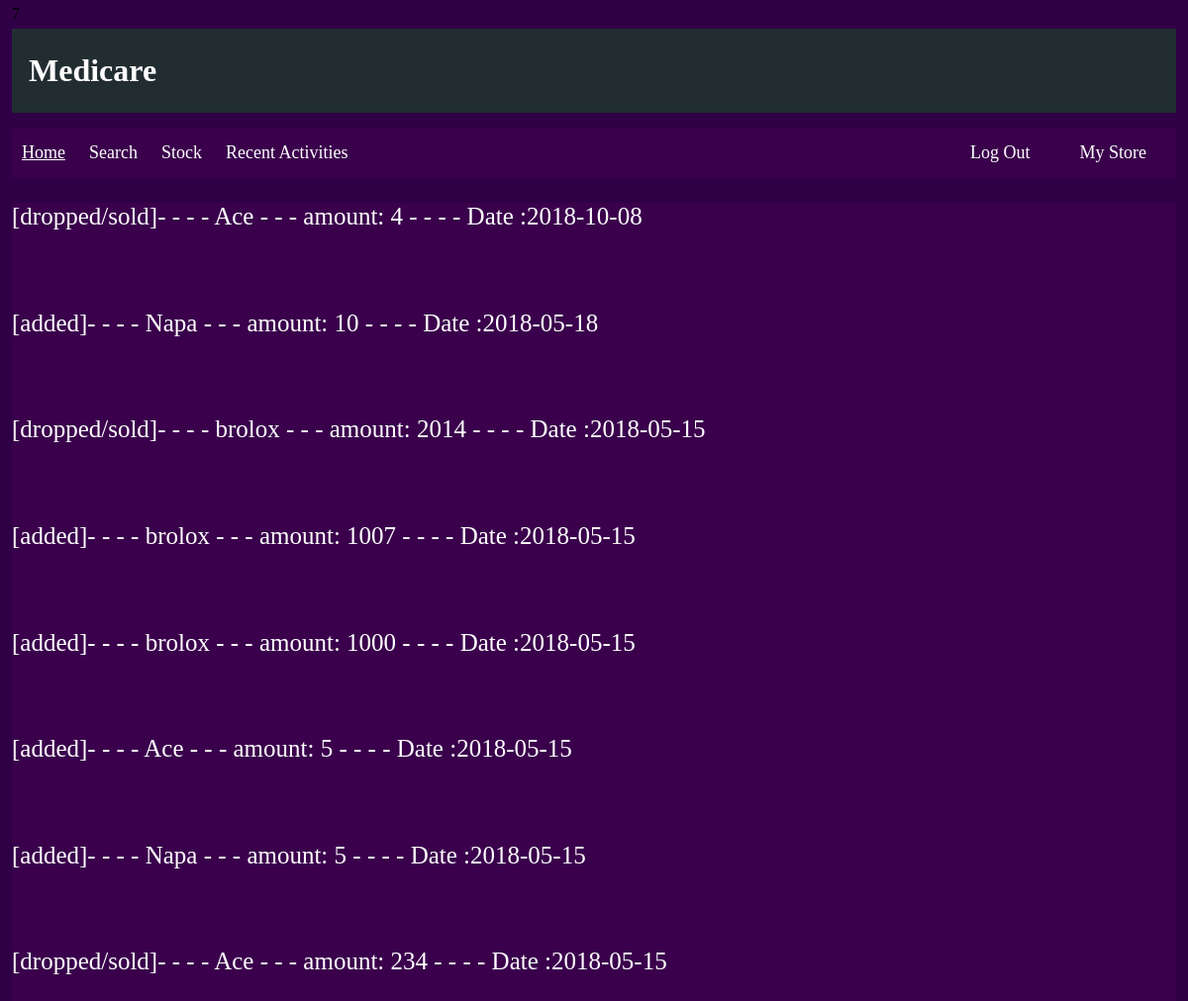
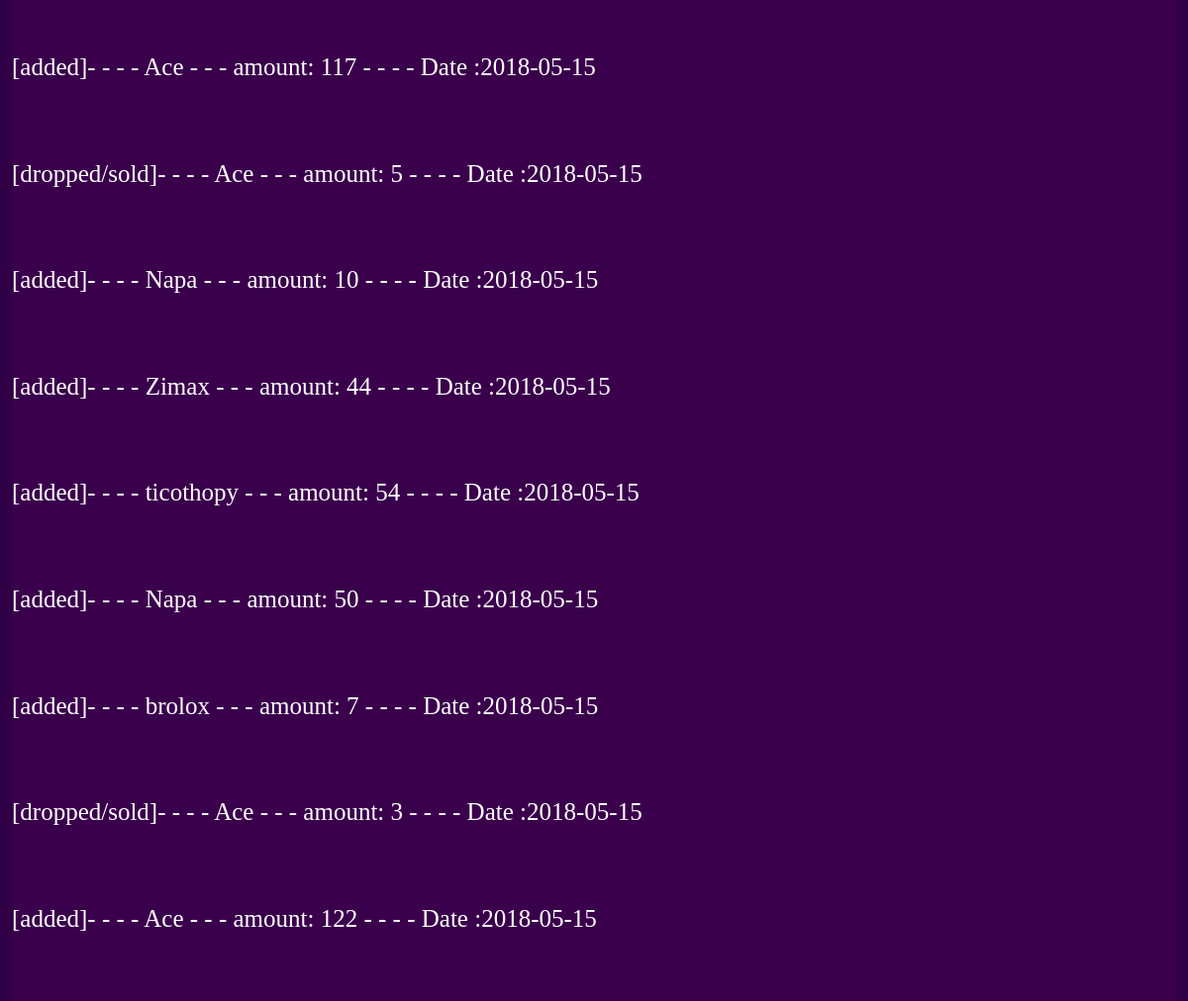
Screenshot of /medicare/view/recent.php (signed in) with the database file from the repository (2 pictures, top to bottom).
### tables this page shows
CREATE TABLE `recent_update` (
  `id` int(11) NOT NULL,
  `store_id` int(11) NOT NULL,
  `product_name` varchar(50) NOT NULL,
  `prev_amount` int(11) NOT NULL,
  `new_amount` int(11) NOT NULL,
  `modify_date` date NOT NULL
);

### medicare/view/recent.php (the view, shortened to what this page needs)
<?php
  $storeID = $_SESSION['storeID'];
  $host =  'localhost';
  $user = 'root';
  $password = '123456';
  $dbname = 'medicare';
  $dsn = 'mysql:host='. $host .';dbname='. $dbname;
  $pdo = new PDO($dsn, $user, $password);
  $pdo->setAttribute(PDO::ATTR_DEFAULT_FETCH_MODE, PDO::FETCH_OBJ);
  $pdo->setAttribute(PDO::ATTR_EMULATE_PREPARES, false);
?>
<!DOCTYPE html>
<html>
<head>
  <link rel="stylesheet" type="text/css" href="css/style1.css">
</head>
<body>
  <header id="main-header">
    <div class="container">
      <h1>Medicare</h1>
    </div>
  </header>
  <nav id="navbar">
    <div class="container">
      <ul>
        <li><a href="indexUser.php"><u>Home</u></a></li>
        <li><a href="search.php">Search</a></li>
        <li><a href="stock.php">Stock</a></li>
        <li><a href="recent.php">Recent Activities</a></li>
        <li><a href="mystore.php">My Store</a></li>
        <li><a href="index.php">Log Out</a></li>
      </ul>
    </div>
  </nav>
  <nav id="navbar">
    <div class="container">
      <div class="form-group">
      <?php
        $sql = 'SELECT * FROM recent_update where store_id=? order by id desc' ;
        $stmt = $pdo->prepare($sql);
        $stmt->execute([$storeID]);
        $posts = $stmt->fetchAll();
        foreach($posts as $post){
          if($post->prev_amount - $post->new_amount>0)
          {
            $changedval = ($post->prev_amount - $post->new_amount);
            echo '<p>[dropped/sold]- - - - '. $post->product_name." - - - amount: ".$changedval." - - - - Date :".$post->modify_date.'</p><br>';
          }
          else
          {
            $changedval = ($post->prev_amount - $post->new_amount)*-1;
            echo '<p>[added]- - - - '. $post->product_name." - - - amount: ".$changedval." - - - - Date :".$post->modify_date.'</p><br>';
          }
        }
       ?>
     </div>
     </div>
   </nav>
</body>
</html>

### medicare/view/css/style1.css (style rules this page uses)
body { background-image: url("../images/Back3.png"); background-color: black; background-size: cover; background-repeat: no-repeat; position: relative; width: 98%; height: 610px; margin:auto; line-height: 1.8em; }
.container { width:90%; margin:auto; overflow:hidden; }
#main-header { background-color:rgba(0,150,0,0.3); color:#fff; font-family: verdana; padding:7px; margin:0; border:none; }
#main-header h1 { padding-left: 10px; }
#navbar { background-color:rgba(102,0,102,0.2); color:#fff; font-family: verdana; margin:0; border:none; }
#navbar ul { padding:10px; list-style: none; }
#navbar li { display:inline; }
#navbar li:nth-child(5) { float:right; }
#navbar li:nth-child(6) { float:right; padding-right: 30px; }
#navbar a { color:#fff; text-decoration: none; font-size:18px; padding-right:20px; }
.form-group { color:#FFF; text-decoration: bold; font-size: 25px; padding-bottom: 15px; }

### rows the page displays
recent_update: product_name "Ace", changedval "4", modify_date "2018-10-08"
recent_update: product_name "Napa", changedval "10", modify_date "2018-05-18"
recent_update: product_name "brolox", prev_amount "2014", modify_date "2018-05-15"
recent_update: product_name "brolox", prev_amount "1007", modify_date "2018-05-15"
recent_update: product_name "brolox", changedval "1000", modify_date "2018-05-15"
recent_update: product_name "Ace", new_amount "5", modify_date "2018-05-15"
recent_update: product_name "Napa", changedval "5", modify_date "2018-05-15"
recent_update: product_name "Ace", prev_amount "234", modify_date "2018-05-15"
recent_update: product_name "Ace", prev_amount "117", modify_date "2018-05-15"
recent_update: product_name "Ace", changedval "5", modify_date "2018-05-15"
recent_update: product_name "Napa", changedval "10", modify_date "2018-05-15"
recent_update: product_name "Zimax", new_amount "44", modify_date "2018-05-15"
recent_update: product_name "ticothopy", new_amount "54", modify_date "2018-05-15"
recent_update: product_name "Napa", new_amount "50", modify_date "2018-05-15"
recent_update: product_name "brolox", new_amount "7", modify_date "2018-05-15"
recent_update: product_name "Ace", changedval "3", modify_date "2018-05-15"
recent_update: product_name "Ace", changedval "122", modify_date "2018-05-15"
